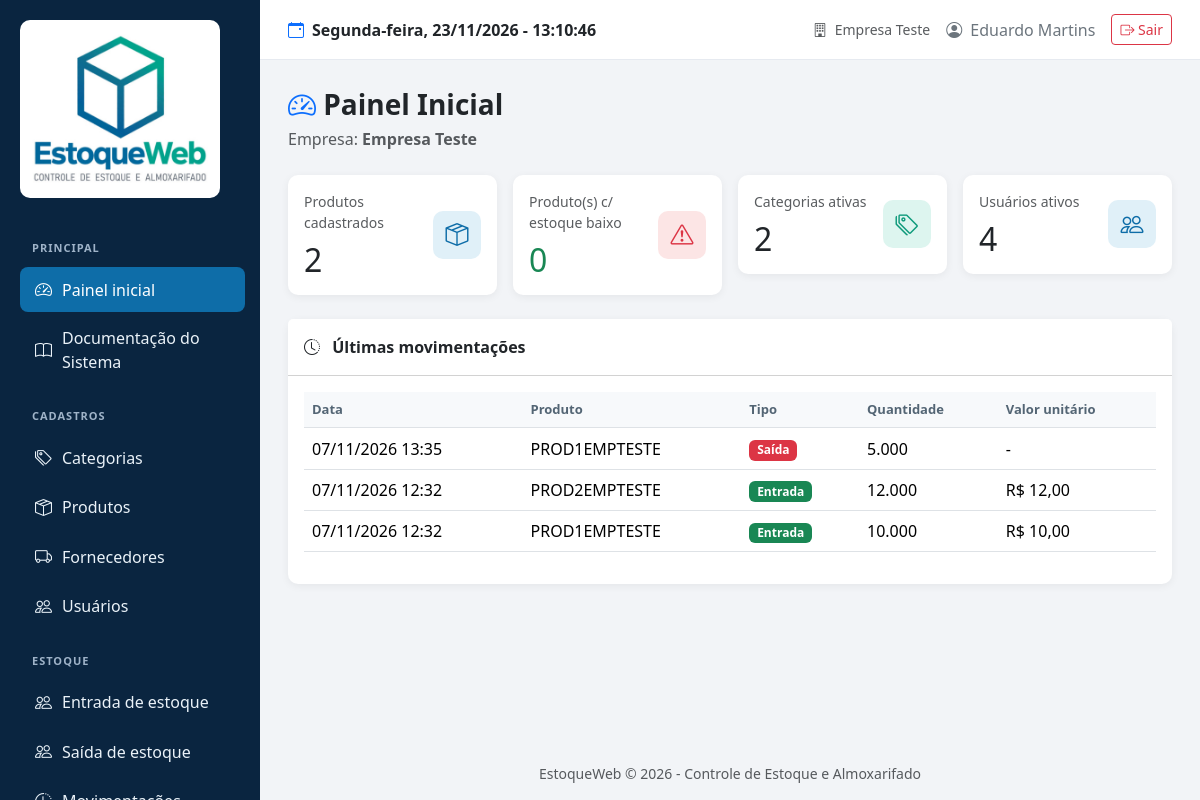
The page /Backups/temp/index.php (signed in) on the database its author committed.
### tables this page shows
CREATE TABLE `movimentacoes` (
  `id` bigint(20) UNSIGNED NOT NULL,
  `empresa_id` int(10) UNSIGNED NOT NULL,
  `produto_id` int(10) UNSIGNED NOT NULL,
  `usuario_id` int(10) UNSIGNED NOT NULL,
  `tipo` enum('ENTRADA','SAIDA') NOT NULL,
  `quantidade` decimal(12,3) NOT NULL,
  `valor_unitario` decimal(12,2) DEFAULT NULL,
  `valor_total` decimal(12,2) DEFAULT NULL,
  `fornecedor_id` int(11) DEFAULT NULL,
  `documento` varchar(100) DEFAULT NULL,
  `setor_destino` varchar(150) DEFAULT NULL,
  `responsavel_recebimento` varchar(150) DEFAULT NULL,
  `motivo` varchar(255) DEFAULT NULL,
  `observacao` text DEFAULT NULL,
  `data_movimentacao` datetime NOT NULL DEFAULT current_timestamp(),
  `criado_em` timestamp NOT NULL DEFAULT current_timestamp()
);

CREATE TABLE `produtos` (
  `id` int(10) UNSIGNED NOT NULL,
  `empresa_id` int(10) UNSIGNED NOT NULL,
  `categoria_id` int(10) UNSIGNED NOT NULL,
  `codigo` varchar(50) NOT NULL,
  `nome` varchar(150) NOT NULL,
  `descricao` text DEFAULT NULL,
  `unidade` varchar(20) NOT NULL DEFAULT 'UN',
  `estoque_atual` decimal(12,3) NOT NULL DEFAULT 0.000,
  `estoque_minimo` decimal(12,3) NOT NULL DEFAULT 0.000,
  `ativo` tinyint(1) NOT NULL DEFAULT 1,
  `criado_em` timestamp NOT NULL DEFAULT current_timestamp(),
  `atualizado_em` timestamp NOT NULL DEFAULT current_timestamp() ON UPDATE current_timestamp()
);

### Backups/temp/includes/auth.php (called while the page is built, shortened)
<?php
$empresaNome = $_SESSION['empresa_nome'] ?? null;
        ?>

### Backups/temp/index.php (the view, shortened to what this page needs)
<?php
require_once __DIR__ . '/includes/auth.php';
$stmt = $pdo->prepare("
    SELECT COUNT(*)
    FROM produtos
    WHERE empresa_id = ?
      AND ativo = 1
");
$stmt->execute([$empresaId]);
$totalProdutos = (int) $stmt->fetchColumn();
$stmt = $pdo->prepare("
    SELECT COUNT(*)
    FROM produtos
    WHERE empresa_id = ?
      AND ativo = 1
      AND estoque_atual <= estoque_minimo
");
$stmt->execute([$empresaId]);
$estoqueBaixo = (int) $stmt->fetchColumn();
$stmt = $pdo->prepare("
    SELECT COUNT(*)
    FROM usuarios
    WHERE empresa_id = ?
      AND ativo = 1
");
$stmt->execute([$empresaId]);
$totalUsuarios = (int) $stmt->fetchColumn();
$stmt = $pdo->prepare("
    SELECT COUNT(*)
    FROM categorias
    WHERE empresa_id = ?
      AND ativo = 1
");
$stmt->execute([$empresaId]);
$totalCategorias = (int) $stmt->fetchColumn();
$stmt = $pdo->prepare("
    SELECT
        m.*,
        p.nome AS produto
    FROM movimentacoes m
    INNER JOIN produtos p
        ON p.id = m.produto_id
       AND p.empresa_id = m.empresa_id
    WHERE m.empresa_id = ?
    ORDER BY m.data_movimentacao DESC
    LIMIT 10
");
$stmt->execute([$empresaId]);
$movimentacoes = $stmt->fetchAll();
require_once __DIR__ . '/includes/header.php';
?>
<h1 class="page-title">
    <i class="bi bi-speedometer2 text-primary"></i>
    Painel Inicial
</h1>
<p class="text-muted mb-4">
    Empresa: <strong><?= h($empresaNome) ?></strong>
</p>
<div class="row g-3">
    <div class="col-md-6 col-xl-3">
        <div class="card card-dashboard">
            <div class="card-body d-flex justify-content-between align-items-center">
                <div>
                    <div class="text-muted small">Produtos cadastrados</div>
                    <h2 class="mt-2 mb-0"><?= $totalProdutos ?></h2>
                </div>
                <div class="card-icon icon-azul">
                    <i class="bi bi-box-seam"></i>
                </div>
            </div>
        </div>
    </div>
    <div class="col-md-6 col-xl-3">
        <?php if ($estoqueBaixo > 0): ?>
            <a href="produtos_estoque_baixo.php"
               class="card card-dashboard text-decoration-none text-reset card-estoque-clicavel">
        <?php else: ?>
            <div class="card card-dashboard">
        <?php endif; ?>
            <div class="card-body d-flex justify-content-between align-items-center">
                <div>
                    <div class="text-muted small">Produto(s) c/ estoque baixo</div>
                    <h2 class="mt-2 mb-0 <?= $estoqueBaixo > 0 ? 'text-danger' : 'text-success' ?>">
                        <?= $estoqueBaixo ?>
                    </h2>
                </div>
                <div class="card-icon <?= $estoqueBaixo > 0 ? 'icon-azul' : 'icon-vermelho' ?>">
                    <i class="bi bi-exclamation-triangle"></i>
                </div>
            </div>
        <?php if ($estoqueBaixo > 0): ?>
            </a>
        <?php else: ?>
            </div>
        <?php endif; ?>
    </div>
    <div class="col-md-6 col-xl-3">
        <div class="card card-dashboard">
            <div class="card-body d-flex justify-content-between align-items-center">
                <div>
                    <div class="text-muted small">Categorias ativas</div>
                    <h2 class="mt-2 mb-0"><?= $totalCategorias ?></h2>
                </div>
                <div class="card-icon icon-verde">
                    <i class="bi bi-tags"></i>
                </div>
            </div>
        </div>
    </div>
    <div class="col-md-6 col-xl-3">
        <div class="card card-dashboard">
            <div class="card-body d-flex justify-content-between align-items-center">
                <div>
                    <div class="text-muted small">Usuários ativos</div>
                    <h2 class="mt-2 mb-0"><?= $totalUsuarios ?></h2>
                </div>
                <div class="card-icon icon-azul">
                    <i class="bi bi-people"></i>
                </div>
            </div>
        </div>
    </div>
</div>
<div class="card card-padrao mt-4">
    <div class="card-header bg-white py-3">
        <strong>
            <i class="bi bi-clock-history me-2"></i>
            Últimas movimentações
        </strong>
    </div>
    <div class="card-body table-responsive">
        <table class="table table-hover">
            <thead>
                <tr>
                    <th>Data</th>
                    <th>Produto</th>
                    <th>Tipo</th>
                    <th>Quantidade</th>
                    <th>Valor unitário</th>
                </tr>
            </thead>
            <tbody>
                <?php foreach ($movimentacoes as $m): ?>
                    <tr>
                        <td>
                            <?= date('d/m/Y H:i', strtotime($m['data_movimentacao'])) ?>
                        </td>
                        <td><?= h($m['produto']) ?></td>
                        <td>
                            <?php if ($m['tipo'] === 'ENTRADA'): ?>
                                <span class="badge bg-success">Entrada</span>
                            <?php else: ?>
                                <span class="badge bg-danger">Saída</span>
                            <?php endif; ?>
                        </td>
                        <td><?= h($m['quantidade']) ?></td>
                        <td>
                            <?= $m['valor_unitario'] !== null
                                ? 'R$ ' . number_format((float) $m['valor_unitario'], 2, ',', '.')
                                : '-' ?>
                        </td>
                    </tr>
                <?php endforeach; ?>
            </tbody>
        </table>
    </div>
</div>
<?php require_once __DIR__ . '/includes/footer.php'; ?>

### Backups/temp/includes/header.php (shortened to what this page needs)
<?php
$paginaAtual = basename($_SERVER['PHP_SELF']);
if (!function_exists('h')) {
    function h($valor)
    {
        return htmlspecialchars((string) $valor, ENT_QUOTES, 'UTF-8');
    }
}
$ehAdministradorGeral = ((int) ($_SESSION['perfil_id'] ?? 0) === 3);
$empresasDisponiveis = [];
?>
<!DOCTYPE html>
<html lang="pt-br">
<head>
    <link href="https://cdn.jsdelivr.net/npm/bootstrap@5.3.3/dist/css/bootstrap.min.css" rel="stylesheet">
    <link href="https://cdn.jsdelivr.net/npm/bootstrap-icons@1.11.3/font/bootstrap-icons.min.css" rel="stylesheet">
    <link href="assets/css/estilo.css?v=7" rel="stylesheet">
</head>
<body>
<aside class="sidebar">
    <div class="sidebar-logo">
        <img src="assets/img/logo.jpg" alt="EstoqueWeb">
    </div>
<div class="menu-titulo">Principal</div>
<nav class="nav flex-column">
    <a href="index.php"
       class="nav-link <?= $paginaAtual === 'index.php' ? 'active' : '' ?>">
        <i class="bi bi-speedometer2"></i>
        Painel inicial
    </a>
    <a href="documentacao.php"
       class="nav-link <?= $paginaAtual === 'documentacao.php' ? 'active' : '' ?>">
        <i class="bi bi-book"></i>
        Documentação do Sistema
    </a>
</nav>
    <div class="menu-titulo">Cadastros</div>
    <nav class="nav flex-column">
        <a href="categorias.php" class="nav-link <?= $paginaAtual === 'categorias.php' ? 'active' : '' ?>">
            <i class="bi bi-tags"></i>
            Categorias
        </a>
        <a href="produtos.php" class="nav-link <?= $paginaAtual === 'produtos.php' ? 'active' : '' ?>">
            <i class="bi bi-box-seam"></i>
            Produtos
        </a>
        <a href="fornecedores.php" class="nav-link <?= $paginaAtual === 'fornecedores.php' ? 'active' : '' ?>">
            <i class="bi bi-truck"></i>
            <span>Fornecedores</span>
        </a>
        <?php if (in_array((int) ($_SESSION['perfil_id'] ?? 0), [1, 3], true)): ?>
            <a href="usuarios.php" class="nav-link <?= $paginaAtual === 'usuarios.php' ? 'active' : '' ?>">
                <i class="bi bi-people"></i>
                Usuários
            </a>
        <?php endif; ?>
    </nav>
    <div class="menu-titulo">Estoque</div>
    <nav class="nav flex-column">
            <a href="entrada_estoque.php" class="nav-link <?= $paginaAtual === 'entrada_estoque.php' ? 'active' : '' ?>">
                <i class="bi bi-people"></i>
                Entrada de estoque
            </a>
            <a href="saida_estoque.php" class="nav-link <?= $paginaAtual === 'saida_estoque.php' ? 'active' : '' ?>">
                <i class="bi bi-people"></i>
                Saída de estoque
            </a>
<a href="movimentacoes.php"
   class="nav-link <?= $paginaAtual === 'movimentacoes.php' ? 'active' : '' ?>">
    <i class="bi bi-clock-history"></i>
</a>
    </nav>
</aside>
<main class="main-content">
    <header class="topbar">
<div class="d-flex align-items-center gap-2">
    <i class="bi bi-calendar-event text-primary"></i>
<strong id="data-hora-topo">
</strong>
</div>
        <div class="d-flex align-items-center gap-3 flex-wrap">
            <?php if ($ehAdministradorGeral): ?>
                <form method="POST" class="d-flex align-items-center gap-2 mb-0">
                    <input type="hidden" name="acao" value="selecionar_empresa">
                    <input type="hidden" name="csrf_token" value="<?= h($_SESSION['csrf_token'] ?? '') ?>">
                    <label for="empresa_id" class="small text-muted mb-0">Empresa:</label>
                    <select name="empresa_id" id="empresa_id" class="form-select form-select-sm"
                            onchange="this.form.submit()" aria-label="Selecionar empresa">
                        <?php foreach ($empresasDisponiveis as $empresaOpcao): ?>
                            <option value="<?= (int) $empresaOpcao['id'] ?>"
                                <?= (int) ($_SESSION['empresa_id'] ?? 0) === (int) $empresaOpcao['id'] ? 'selected' : '' ?>>
                                <?= h($empresaOpcao['nome']) ?>
                            </option>
                        <?php endforeach; ?>
                    </select>
                </form>
            <?php else: ?>
                <span class="small text-muted">
                    <i class="bi bi-building me-1"></i>
                    <?= h($_SESSION['empresa_nome'] ?? 'Empresa não identificada') ?>
                </span>
            <?php endif; ?>
            <span class="text-secondary">
                <i class="bi bi-person-circle me-1"></i>
                <?= h($_SESSION['usuario_nome'] ?? '') ?>
            </span>
            <a href="logout.php" class="btn btn-outline-danger btn-sm">
                <i class="bi bi-box-arrow-right"></i>
                Sair
            </a>
        </div>
    </header>
    <section class="page-content">

### Backups/temp/includes/footer.php (shortened to what this page needs)
    </section>
    <footer class="text-center text-muted small py-3">
        EstoqueWeb &copy; <?= date('Y') ?> -
        Controle de Estoque e Almoxarifado
    </footer>
</main>
</body>
</html>

### Backups/temp/assets/css/estilo.css (style rules this page uses)
:root { --azul: #0E6DA8; --azul-escuro: #0A4E78; --verde: #0E9A7B; --verde-escuro: #0B7A61; --cinza-fundo: #F2F4F7; --cinza-texto: #536574; }
* { box-sizing: border-box; }
body { background: var(--cinza-fundo); font-family: 'Segoe UI', Arial, sans-serif; margin: 0; overflow-x: hidden; }
.sidebar { width: 260px; min-height: 100vh; height: 100vh; position: fixed; top: 0; left: 0; background: #0A2540 !important; border-right: none; padding: 20px 0 20px 20px; overflow-y: auto; overflow-x: hidden; z-index: 1000; flex-shrink: 0; }
.sidebar-logo { padding: 0 20px 20px 0; text-align: center; }
.sidebar-logo img { max-width: 200px; width: 100%; height: auto; background: #FFFFFF !important; border-radius: 10px; padding: 12px; display: block; }
.sidebar .menu-titulo { font-size: 11px; font-weight: 700; letter-spacing: 1px; text-transform: uppercase; color: #9FB3C8 !important; margin: 22px 0 8px 12px; }
.sidebar .nav { display: flex; flex-direction: column; width: 100%; padding-right: 15px; box-sizing: border-box; }
.sidebar .nav .nav-link { display: flex !important; align-items: center; width: 100%; min-width: 0; margin: 2px 0; padding: 10px 15px; border-radius: 8px; color: #EAF2F8 !important; font-weight: 500; background: transparent !important; overflow: hidden; }
.sidebar .nav .nav-link i { flex-shrink: 0; margin-right: 10px; font-size: 17px; color: #EAF2F8 !important; }
.sidebar .nav .nav-link span { color: #EAF2F8 !important; min-width: 0; white-space: nowrap; overflow: hidden; text-overflow: ellipsis; }
.sidebar .nav .nav-link.active { background: #0E6DA8 !important; color: #FFFFFF !important; }
.sidebar .nav .nav-link.active i, .sidebar .nav .nav-link.active span { color: #FFFFFF !important; }
.main-content { margin-left: 260px !important; width: calc(100% - 260px) !important; max-width: calc(100% - 260px) !important; min-height: 100vh; display: flex; flex-direction: column; flex: 1; }
.topbar { background: #fff; border-bottom: 1px solid #E6EAF0; padding: 14px 28px; display: flex; justify-content: space-between; align-items: center; gap: 15px; flex-wrap: wrap; width: 100%; max-width: 100%; position: sticky; top: 0; z-index: 900; }
.page-content { padding: 28px; width: 100%; max-width: 100%; flex: 1; overflow-x: hidden; }
.page-title { font-size: 28px; font-weight: 700; margin-bottom: 5px; }
.card-dashboard { border: none; border-radius: 10px; box-shadow: 0 2px 8px rgba(0,0,0,0.06); transition: transform 0.2s; }
.card-icon { width: 48px; height: 48px; border-radius: 10px; display: flex; align-items: center; justify-content: center; font-size: 23px; flex-shrink: 0; }
.icon-azul { background: #E0F0F8; color: var(--azul); }
.icon-verde { background: #DDF5EF; color: var(--verde); }
.icon-vermelho { background: #FCE5E5; color: #DC3545; }
.card-padrao { border: none; border-radius: 10px; box-shadow: 0 2px 8px rgba(0,0,0,0.06); }
.table th { font-size: 13px; color: #536574; background: #F7F9FB; }
.table td { vertical-align: middle; }
.table-responsive { width: 100%; overflow-x: auto; }

### rows shown on the page
movimentacoes: data_movimentacao "07/11/2026 13:35", produto.nome "PROD1EMPTESTE", tipo "Saída", quantidade "5.000"
movimentacoes: data_movimentacao "07/11/2026 12:32", empresa.nome "PROD2EMPTESTE", tipo "Entrada", quantidade "12.000", valor_unitario "12,00"
movimentacoes: data_movimentacao "07/11/2026 12:32", produto.nome "PROD1EMPTESTE", tipo "Entrada", quantidade "10.000", valor_unitario "10,00"

### other values the page prints
$_SESSION['empresa_nome'] "Empresa Teste"
$_SESSION['usuario_nome'] "Eduardo Martins"
$empresaNome "Empresa Teste"
$totalProdutos "2"
$estoqueBaixo "0"
$totalCategorias "2"
$totalUsuarios "4"
